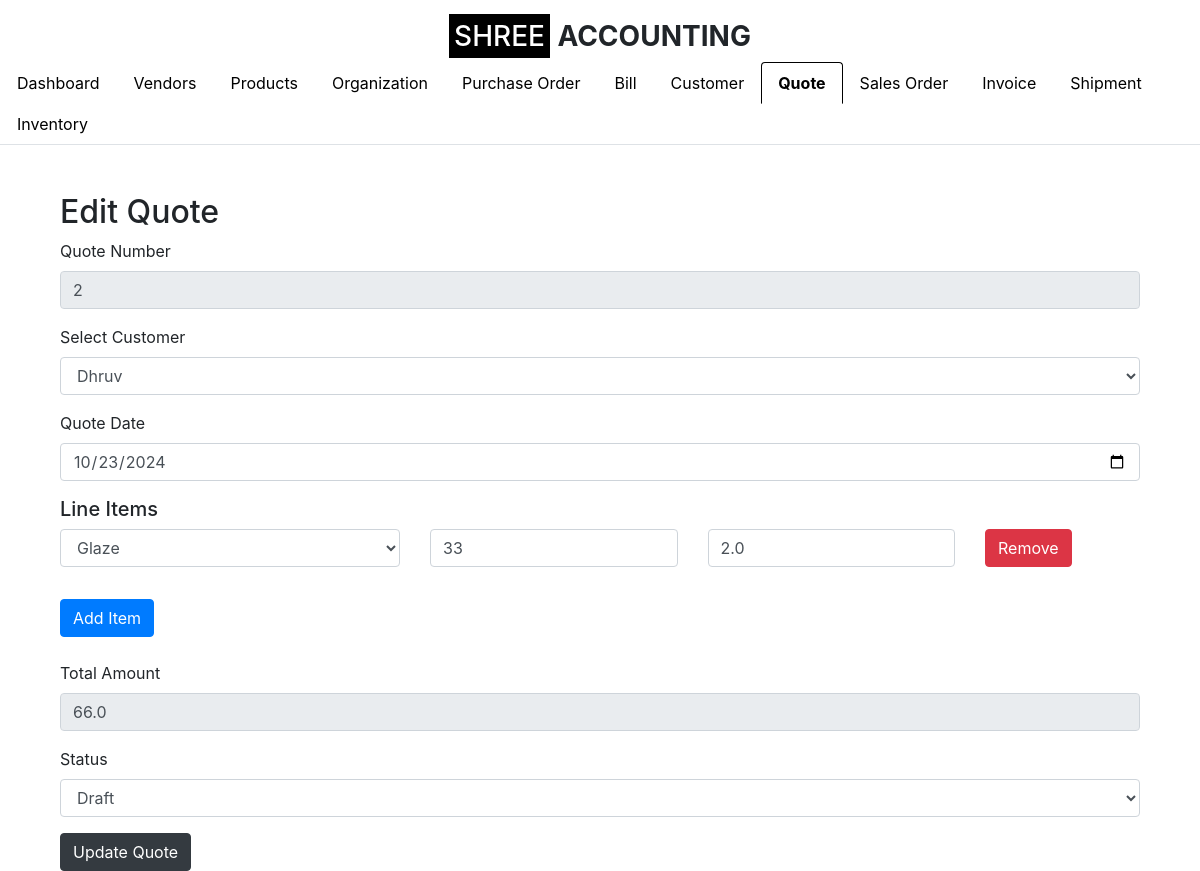
/edit_quote/2 (signed in), run on the app's committed database.
### app.py (models this page shows, shortened)
class Quote(db.Model):
    __tablename__ = 'quote'
    id = db.Column(db.Integer, primary_key=True)
    quote_number = db.Column(db.String(50), nullable=False, unique=True)
    customer_id = db.Column(db.Integer, db.ForeignKey('customer.id'), nullable=False)
    quote_date = db.Column(db.Date, nullable=False)
    total_amount = db.Column(db.Float, nullable=False)
    status = db.Column(db.String(50), nullable=False, default='Draft')
    organization_id = db.Column(db.Integer, db.ForeignKey('setup_organization.id'), nullable=False)
    customer = db.relationship('Customer', backref=db.backref('quotes', lazy=True))
    organization = db.relationship('SetupOrganization', backref=db.backref('quotes', lazy=True))
    line_items = db.relationship('QuoteLineItem', backref='quote_ref', lazy=True, cascade="all, delete-orphan")

class Customer(db.Model):
    id = db.Column(db.Integer, primary_key=True)
    customer_name = db.Column(db.String(100), nullable=False)
    company_name = db.Column(db.String(100), nullable=False)
    email_id = db.Column(db.String(100), nullable=False)
    phone_number = db.Column(db.String(15), nullable=False)
    address = db.Column(db.String(255), nullable=False)
    gst_number = db.Column(db.String(15), nullable=True)  # GST Number is optional
    organization_id = db.Column(db.Integer, db.ForeignKey('organization.id'), nullable=False)
    organization = db.relationship('Organization', backref=db.backref('customers', lazy=True))

class QuoteLineItem(db.Model):
    __tablename__ = 'quote_line_item'
    id = db.Column(db.Integer, primary_key=True)
    quote_id = db.Column(db.Integer, db.ForeignKey('quote.id'), nullable=False)
    product_id = db.Column(db.Integer, db.ForeignKey('product.id'), nullable=False)
    quantity = db.Column(db.Integer, nullable=False)
    unit_price = db.Column(db.Float, nullable=False)
    quote = db.relationship('Quote', backref=db.backref('quote_line_items', lazy=True))
    product = db.relationship('Product', backref=db.backref('quote_line_items', lazy=True))

class Product(db.Model):
    id = db.Column(db.Integer, primary_key=True)
    product_name = db.Column(db.String(100), nullable=False)
    description = db.Column(db.String(255), nullable=True)
    product_code = db.Column(db.String(50), nullable=False, unique=True)
    sku = db.Column(db.String(50), nullable=True)  # Include SKU
    unit = db.Column(db.String(20), nullable=False)
    category = db.Column(db.String(50), nullable=False)  # e.g., Consumable, Trading, etc.
    product_type = db.Column(db.String(50), nullable=False)  # e.g., Finished Product, Service, Raw Material
    brand = db.Column(db.String(50), nullable=True)
    unit_price = db.Column(db.Float, nullable=False)
    cost_price = db.Column(db.Float, nullable=True)
    quantity_in_stock = db.Column(db.Integer, nullable=False, default=0)
    reorder_level = db.Column(db.Integer, nullable=True, default=10)
    gst_rate = db.Column(db.Float, nullable=True)
    hsn_code = db.Column(db.String(20), nullable=True)
    supplier = db.Column(db.String(100), nullable=True)
    status = db.Column(db.String(20), nullable=False, default='Active')
    created_at = db.Column(db.DateTime, default=datetime.utcnow)
    updated_at = db.Column(db.DateTime, default=datetime.utcnow, onupdate=datetime.utcnow)
    organization_id = db.Column(db.Integer, db.ForeignKey('setup_organization.id'), nullable=False)
    organization = db.relationship('SetupOrganization', backref=db.backref('products', lazy=True))

### app.py (the view)
    def wrap(*args, **kwargs):
        if 'logged_in' in session:
            return f(*args, **kwargs)
        else:
            flash('Please log in first.', 'warning')
            return redirect(url_for('login'))

### app.py (called while the page is built, shortened)
def login_required(f):
    def wrap(*args, **kwargs):
        if 'logged_in' in session:
            return f(*args, **kwargs)
        else:
            flash('Please log in first.', 'warning')
            return redirect(url_for('login'))
    wrap.__name__ = f.__name__
    return wrap

@app.route('/edit_quote/<int:quote_id>', methods=['GET', 'POST'])
@login_required
def edit_quote(quote_id):
    organization_id = session.get('organization_id')
    quote = Quote.query.join(Customer).filter(
        Quote.id == quote_id,
        Customer.organization_id == organization_id  # Ensure the quote belongs to the current organization
    ).first_or_404()
    customers = Customer.query.filter_by(organization_id=organization_id).all()
    products = Product.query.filter_by(organization_id=organization_id).all()
    return render_template('edit_quote.html', quote=quote, customers=customers, products=products, show_logo=True, active_tab='quote')

### templates/edit_quote.html (shortened to what this page needs)
{% extends "base.html" %}
{% block content %}
<div class="container mt-5">
    <h2>Edit Quote</h2>
    <form method="POST" action="{{ url_for('edit_quote', quote_id=quote.id) }}">
        <div class="form-group">
            <label for="quote_number">Quote Number</label>
            <input type="text" class="form-control" id="quote_number" name="quote_number" value="{{ quote.quote_number }}" readonly>
        </div>
        <div class="form-group">
            <label for="customer_id">Select Customer</label>
            <select class="form-control" id="customer_id" name="customer_id" required>
                {% for customer in customers %}
                <option value="{{ customer.id }}" {% if quote.customer_id == customer.id %}selected{% endif %}>
                    {{ customer.customer_name }}
                </option>
                {% endfor %}
            </select>
        </div>
        <div class="form-group">
            <label for="quote_date">Quote Date</label>
            <input type="date" class="form-control" id="quote_date" name="quote_date" value="{{ quote.quote_date }}" required>
        </div>
        <div id="line-items-section">
    <h5>Line Items</h5>
    {% for line_item in quote.line_items %}
    <div class="line-item row mb-3">
        <div class="form-group col-md-4">
            <select class="form-control" name="product_id[]" required>
                {% for product in products %}
                <option value="{{ product.id }}" {% if line_item.product_id == product.id %}selected{% endif %}>
                    {{ product.product_name }}
                </option>
                {% endfor %}
            </select>
        </div>
        <div class="form-group col-md-3">
            <input type="number" class="form-control" name="quantity[]" placeholder="Quantity" min="1" value="{{ line_item.quantity }}" required oninput="calculateTotal()">
        </div>
        <div class="form-group col-md-3">
            <input type="number" class="form-control" name="unit_price[]" placeholder="Unit Price" step="0.01" value="{{ line_item.unit_price }}" required oninput="calculateTotal()">
        </div>
        <div class="form-group col-md-2">
            <button type="button" class="btn btn-danger remove-item">Remove</button>
        </div>
    </div>
    {% endfor %}
</div>
        <button type="button" class="btn btn-primary" id="add-item-btn">Add Item</button>
        <div class="form-group mt-4">
            <label for="total_amount">Total Amount</label>
            <input type="number" class="form-control" id="total_amount" name="total_amount" step="0.01" value="{{ quote.total_amount }}" required readonly>
        </div>
        <div class="form-group">
            <label for="status">Status</label>
            <select class="form-control" id="status" name="status" required>
                <option value="Draft" {% if quote.status == 'Draft' %}selected{% endif %}>Draft</option>
            </select>
        </div>
        <button type="submit" class="btn btn-dark">Update Quote</button>
    </form>
</div>
{% endblock %}

### data on the page
Quote: quote_number "2", customer_id "Dhruv", quote_date "10/23/2024", total_amount "66.0"
QuoteLineItem: product.product_name "Glaze", quantity "33", unit_price "2.0"
